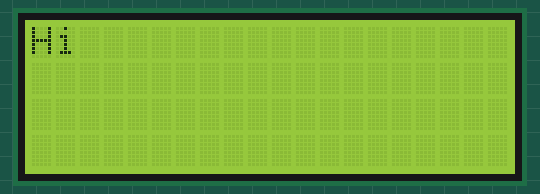
Bench run of a sketch on a simulated Arduino Uno, built with avr-gcc and run on an emulated ATmega328P. Shown: 20×4 character LCD. Random numbers use the default seed unless the sketch sets one.

Above: at 0.1 s.
At 2.1 s:
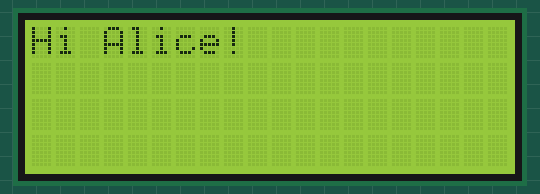
At 6.3 s:
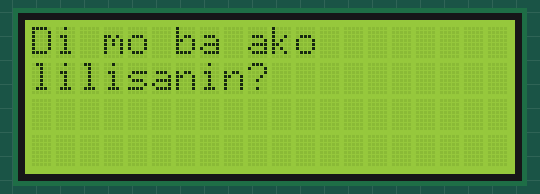
At 11.0 s:
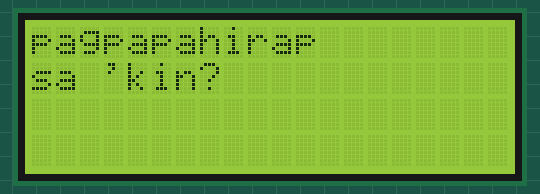
At 25.1 s:
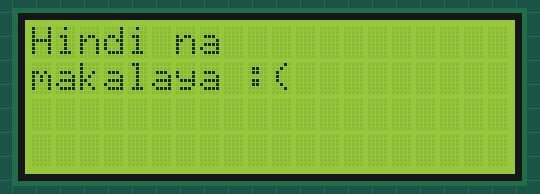
At 37.29 s:
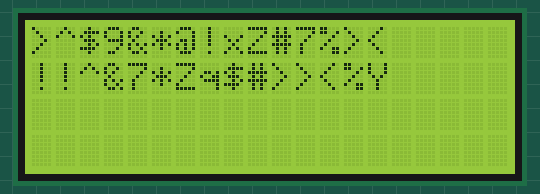

Measured:
- what the display in image 1 shows lasts 2.2 s, from 2.1 s to 4.3 s
- what the display in image 2 shows lasts 1.7 s, from 6.3 s to 8.0 s
- what the display in image 4 shows lasts 1.6 s, from 25.0 s to 26.6 s

The sketch:

Message.ino
```cpp
#include <Wire.h>
#include <LiquidCrystal_I2C.h>

LiquidCrystal_I2C lcd(0x27, 20, 4);

void setup() {
  lcd.init();
  lcd.backlight();

  lcd.setCursor(0, 0);
  lcd.print("Hi");
  delay(2000);

  lcd.setCursor(3, 0);
  lcd.print("Alice!");
  delay(2200);
  lcd.clear();

  lcd.setCursor(0, 0);
  lcd.print("Di ");
  delay(500);
  lcd.print("mo ");
  delay(500);
  lcd.print("ba ");
  delay(500);
  lcd.print("ako ");
  delay(500);

  lcd.setCursor(0, 1);
  lcd.print("lilisanin?");
  delay(1700);
  lcd.clear();

  lcd.setCursor(0, 0);
  lcd.print("Hindi ");
  delay(500);
  lcd.print("pa ");
  delay(500);
  lcd.print("ba ");
  delay(500);
  lcd.setCursor(0, 1);
  lcd.print("sapat ");
  delay(500);
  lcd.clear();

  lcd.setCursor(0, 0);
  lcd.print("pagpapahirap ");
  delay(500);
  lcd.setCursor(0, 1);
  lcd.print("sa ");
  delay(400);
  lcd.print("'kin?");
  delay(1700);
  lcd.clear();

  lcd.setCursor(0, 0);
  lcd.print("Hindi ");
  delay(500);
  lcd.print("na ");
  delay(500);
  lcd.print("ba ");
  delay(500);

  lcd.setCursor(0, 1);
  lcd.print("ma ");
  delay(500);
  lcd.print("- ");
  delay(400);
  lcd.print("ma");
  delay(300);
  lcd.print("ma");
  delay(300);
  lcd.print("ma");
  delay(300);
  lcd.print("ya");
  delay(300);
  lcd.print("pa?");
  delay(1000);
  lcd.clear();

  lcd.setCursor(0, 0);
  lcd.print("Hindi ");
  delay(500);
  lcd.print("na ");
  delay(500);
  lcd.print("ba ");
  delay(500);

  lcd.setCursor(0, 1);
  lcd.print("ma ");
  delay(500);
  lcd.print("- ");
  delay(400);
  lcd.print("ma");
  delay(300);
  lcd.print("ma");
  delay(300);
  lcd.print("ma");
  delay(300);
  lcd.print("ya");
  delay(300);
  lcd.print("pa?");
  delay(1000);
  lcd.clear();

  lcd.setCursor(0, 0);
  lcd.print("Hindi ");
  delay(600);
  lcd.print("na ");
  delay(500);

  lcd.setCursor(0, 1);
  lcd.print("ma");
  delay(500);
  lcd.print("ka");
  delay(500);
  lcd.print("la");
  delay(500);
  lcd.print("ya");
  delay(500);
  lcd.print(" :(");
  delay(1500);
  lcd.clear();

  lcd.setCursor(0, 0);
  lcd.print("remove feelings");
  lcd.setCursor(0, 1);
  lcd.print(".exe");
  delay(2000);

  lcd.clear();
  lcd.print("SYSTEM ERROR...");
  delay(1500);
}

void loop() {
  // Expanded glitch delay array: starts slow, speeds faster gradually
  int glitchDelays[] = {
    200, 195, 190, 185, 180, 175, 170, 165, 160, 155,
    150, 145, 140, 135, 130, 125, 120, 115, 110, 105,
    100, 95, 90, 85, 80, 75, 70, 65, 60, 55,
    50, 45, 40, 35, 30, 25, 20, 15, 10, 8,
    6, 5, 4, 3, 2, 1, 1, 1, 1, 1 // super rapid last few
  };

  for (int i = 0; i < sizeof(glitchDelays) / sizeof(glitchDelays[0]); i++) {
    glitchFrame(glitchDelays[i]);
  }

  // Final shutdown message
  lcd.clear();
  lcd.setCursor(0, 0);
  lcd.print("  SYSTEM FAILURE");
  lcd.setCursor(0, 1);
  lcd.print("    ...goodbye");

  for (int i = 0; i < 8; i++) {
    lcd.noBacklight();
    delay(150);
    lcd.backlight();
    delay(150);
  }

  lcd.clear();
  lcd.noBacklight();
  while (true); // Halt here indefinitely (shutdown)
}

void glitchFrame(int delayTime) {
  lcd.clear();

  String glitches[] = {
    "Xx#4!@%&Z?9~^*>",
    "!!^&7*Zq$#>><%Y",
    "><^*QZ9!$#&x@7>",
    "@7xZ&$Q!#*^><%9",
    "Qx7^!@#*Z$%&><9",
    ">^$9&*@!xZ#7%><",
    "*^&@#>9$Z!Qx7%#",
    "Z*7>!^@x$#Y&Q$!",
    "><*7Z!@#^%Qx$&9",
    "9&$xQ@*!#%^Z7><",
    "#$^!X7&*@?>9Zx%",
    "!Z7*><$Q#&x@9^>"
  };

  int r1 = random(0, sizeof(glitches) / sizeof(glitches[0]));
  int r2 = random(0, sizeof(glitches) / sizeof(glitches[0]));
  lcd.setCursor(0, 0); lcd.print(glitches[r1]);
  lcd.setCursor(0, 1); lcd.print(glitches[r2]);

  lcd.noBacklight();
  delay(delayTime / 2);
  lcd.backlight();
  delay(delayTime);
}
```
